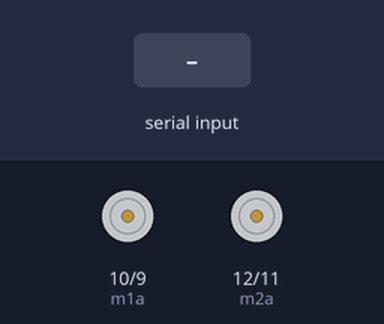
Recording of a sketch running on a simulated Arduino Uno, built with avr-gcc and run on an emulated ATmega328P. Parts: motor-driver pin pairs drawn as motors (green arrow = first pin HIGH = forward, orange = second pin HIGH = backward, longer = more drive). Inputs (shaded band) come from the test bench.

Above: at 2.2 s.
2.3 s: "F\n" received over the second serial link
At 3.5 s:
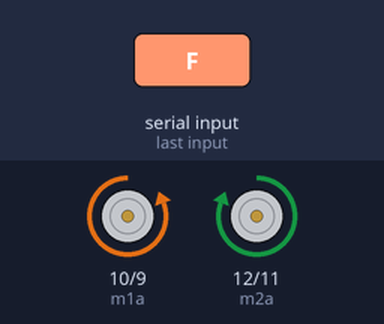
3.8 s: "B\n" received over the second serial link
At 4.6 s:
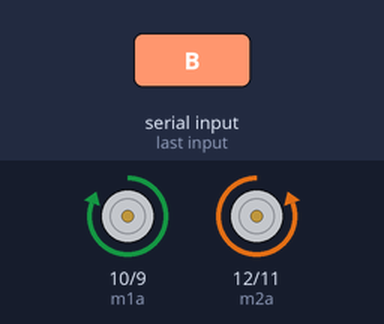
5.3 s: "L\n" received over the second serial link
At 5.8 s:
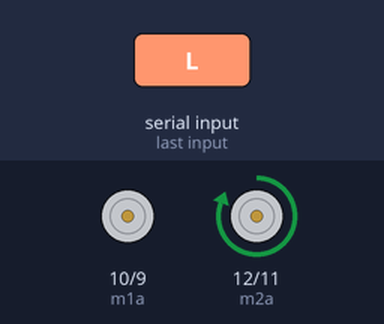
6.8 s: "R\n" received over the second serial link
At 8.0 s:
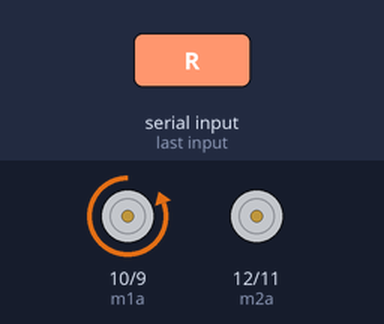
8.3 s: "S\n" received over the second serial link
At 9.2 s:
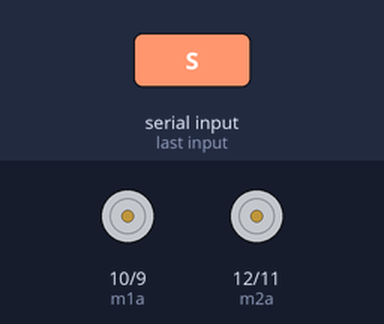
Timing chart, 0 to 10.8 s (numbered marks = the images above; inputs shaded):
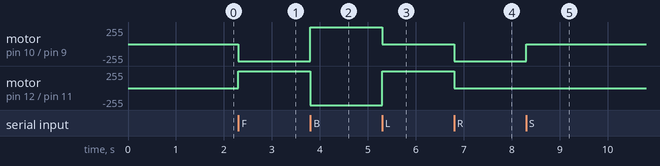

The sketch:

Codigo_Final_Auto.ino
```cpp
#include <SoftwareSerial.h>

// Pines motores
const int m1a = 10;
const int m1b = 9;
const int m2a = 12;
const int m2b = 11;

SoftwareSerial BTSerial(2, 3);  // RX, TX

bool modoImagen = false;
char val;

#define FRAME_START 0x02
#define FRAME_END   0x03

// Control de envío en modoImagen
bool enviandoFrame = false;

void setup() {
  delay(1000);

  pinMode(m1a, OUTPUT);
  pinMode(m1b, OUTPUT);
  pinMode(m2a, OUTPUT);
  pinMode(m2b, OUTPUT);

  Serial.begin(115200);    // UART hacia cámara
  BTSerial.begin(115200);  // Bluetooth HC-06
}

void loop() {
  // --- Siempre escuchar comandos Bluetooth ---
  if (BTSerial.available()) {
    String comando = BTSerial.readStringUntil('\n');
    comando.trim();

    if (comando == "IMG") {
      modoImagen = true;
      limpiarBufferSerial();
      limpiarBufferBT();
      Serial.println("IMG");
      enviandoFrame = false;  // arranca sin frame parcial
    }
    else if (comando == "STOPIMG") {
      modoImagen = false;
      enviandoFrame = false;
      Serial.println("STOPIMG");
      delay(200);
      limpiarBufferSerial();
      limpiarBufferBT();
    }
    else if (!modoImagen && comando.length() > 0) {
      val = comando.charAt(0);
      manejarAuto();
    }
  }

  // --- Forward en MODO IMAGEN ---
  if (modoImagen) {
    if (!enviandoFrame && Serial.available()) {
      // inicio de nuevo frame
      BTSerial.write(FRAME_START);
      enviandoFrame = true;
    }

    // reenviar en chunks pequeños
    int chunkSize = 64; // Ajustable: 16, 32, 64...
    while (modoImagen && Serial.available() && chunkSize-- > 0) {
      BTSerial.write(Serial.read());
    }

    // Si no quedan más datos de la cámara, cerramos el frame
    if (enviandoFrame && !Serial.available()) {
      BTSerial.write(FRAME_END);
      enviandoFrame = false;
    }
  }
  else {
    // NO está en modo imagen => descartar basura
    if (Serial.available()) {
      limpiarBufferSerial();
    }
  }
}

// --- Limpiar buffers ---
void limpiarBufferSerial() {
  while (Serial.available()) Serial.read();
}

void limpiarBufferBT() {
  while (BTSerial.available()) BTSerial.read();
}

// --- Control del auto ---
void manejarAuto() {
  if (val == 'F') {
    digitalWrite(m1a, LOW);  digitalWrite(m1b, HIGH);
    digitalWrite(m2a, HIGH); digitalWrite(m2b, LOW);
  }
  else if (val == 'B') {
    digitalWrite(m1a, HIGH); digitalWrite(m1b, LOW);
    digitalWrite(m2a, LOW);  digitalWrite(m2b, HIGH);
  }
  else if (val == 'L') {
    digitalWrite(m1a, LOW);  digitalWrite(m1b, LOW);
    digitalWrite(m2a, HIGH); digitalWrite(m2b, LOW);
  }
  else if (val == 'R') {
    digitalWrite(m1a, LOW);  digitalWrite(m1b, HIGH);
    digitalWrite(m2a, LOW);  digitalWrite(m2b, LOW);
  }
  else if (val == 'S') {
    digitalWrite(m1a, LOW);  digitalWrite(m1b, LOW);
    digitalWrite(m2a, LOW);  digitalWrite(m2b, LOW);
  }
}
```

Measured:
- after the input at 2.3 s, motor on pin 10 (m1a) / pin 9 (m1b): stopped → backward 255/255 at once; motor on pin 12 (m2a) / pin 11 (m2b): stopped → forward 255/255 at once
- after the input at 3.8 s, motor on pin 10 (m1a) / pin 9 (m1b): backward 255/255 → forward 255/255 at once; motor on pin 12 (m2a) / pin 11 (m2b): forward 255/255 → backward 255/255 at once
- after the input at 5.3 s, motor on pin 10 (m1a) / pin 9 (m1b): forward 255/255 → stopped at once; motor on pin 12 (m2a) / pin 11 (m2b): backward 255/255 → forward 255/255 at once
- after the input at 6.8 s, motor on pin 10 (m1a) / pin 9 (m1b): stopped → backward 255/255 at once; motor on pin 12 (m2a) / pin 11 (m2b): forward 255/255 → stopped at once
- after the input at 8.3 s, motor on pin 10 (m1a) / pin 9 (m1b): backward 255/255 → stopped at once
